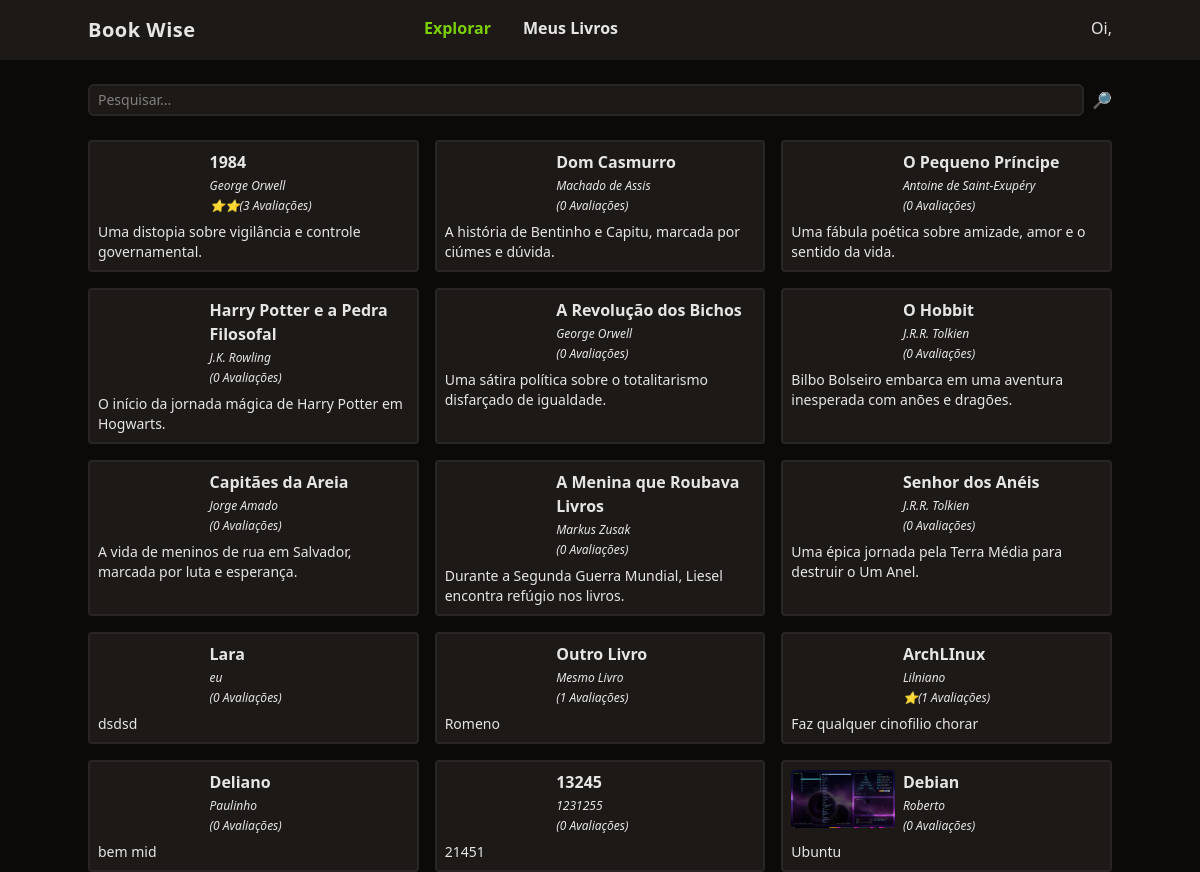
The page / (signed in) on the database its author committed.
### tables this page shows
CREATE TABLE livros (
  id integer primary key,
  titulo varchar(255),
  autor varchar(100),
  descricao text,
  ano_de_publicacao integer,
  usuario_id integer, imagem varchar(255),
  foreign key(usuario_id) references usuarios(id) on delete cascade
);

### functions.php (called while the page is built, shortened)
<?php
function view($view, $data = [])
{
    require "views/template/app.php";
}
function config($chave = null)
{
    $config =  require 'config.php';
    if (strlen($chave) > 0) {
        return $config[$chave];
    }
    return $config;
}

### controllers/index.controller.php (called while the page is built)
<?php
$livros = Livro::all( $_REQUEST['pesquisar'] ?? '');
view('index', compact('livros'));

### routes.php (called while the page is built, shortened)
<?php
$controller = str_replace('/', '', parse_url($_SERVER['REQUEST_URI'])['path']);
if (!$controller) $controller = 'index';
require "controllers/{$controller}.controller.php";

### index.php (called while the page is built, shortened)
<?php
require 'models/Livro.php';
require 'functions.php';
$config = require('config.php');
require 'Database.php';
require 'routes.php';

### config.php (called while the page is built)
<?php
return [
    'database' => [
        'driver' => 'sqlite',
        'database' => 'database.sqlite'
    ],
];

### Database.php (called while the page is built, shortened)
<?php
class Database
{
    private $db;
    public function __construct($config)
    {
        $user = $config['user'] ?? null;
        $password = $config['password'] ?? null;
        $this->db = new PDO($this->getDsn($config), $user, $password);
    }
    private function getDsn($config)
    {
        $driver = $config['driver'];
        unset($config['driver'], $config['user'], $config['password']);
        $dsn = $driver . ':' . http_build_query($config, '', ';');
        if ($driver === 'sqlite') {
            $dsn = $driver . ':' . $config['database'];
        }
        return $dsn;
    }
    public function query($query, $class = null, $params = [])
    {
        $prepare = $this->db->prepare($query);
        if ($class) {
            $prepare->setFetchMode(PDO::FETCH_CLASS, $class);
        }
        $prepare->execute($params);
        return $prepare;
    }
}

### models/Livro.php (called while the page is built, shortened)
<?php
class livro
{
    public function query($where, $params)
    {
	$database = new Database(config('database'));
	return $database->query(
        "select
            l.id,
            l.titulo,
            l.autor,
            l.descricao,
            l.ano_de_publicacao,
	    l.imagem,
            ifnull(round(sum(a.nota)/5.0),0) as nota_avaliacao,
            ifnull(count(a.id),0) as count_avaliacoes
        from
            livros l
            left join avaliacoes a on a.livro_id = l.id
        where $where
        group by
            l.id,
            l.titulo,
            l.autor,
            l.descricao,
            l.ano_de_publicacao,
	    l.imagem;
        ",
        self::class,
        $params);
    }
    public static function all($filtro)
    {
	return (new self)->query('titulo like :filtro',['filtro' => "%$filtro%"])->fetchAll();
    }
}

### views/partials/_livro.php (the view)
<div class=" p-2 rounded border-stone-800 border-2 bg-stone-900">
    <div class="flex gap-2">
    <div class="w-1/3">
     <img src="<?= $livro->imagem ?>" class="w-60 rounded"/>
     </div>
        <div class="flex flex-col gap-1">
            <a href="/livro?id=<?= $livro->id ?>" class="font-semibold hover:underline"><?= $livro->titulo ?></a>
            <div class="text-xs italic"><?= $livro->autor ?></div>
            <div class="text-xs italic"><?= str_repeat('⭐', $livro->nota_avaliacao) ?>(<?= $livro->count_avaliacoes ?> Avaliações)</div>
        </div>
    </div>
    <div class="text-sm mt-2">
        <?= $livro->descricao ?>
    </div>
</div>

### views/index.view.php
<form class="w-full flex space-x-2 mt-6">
    <input
        type="text"
        name="pesquisar"
        class="border-stone-800 border-2 rounded-md bg-stone-900 text-sm focus:outline-none px-2 py-1 w-full"
        placeholder="Pesquisar..."
    >
    <button type="submit">🔎</button>
</form>
<section class="grid gap-4 grid-cols-1 md:grid-cols-2 lg:grid-cols-3">
    <?php
        foreach($livros as $livro) {
            require 'partials/_livro.php';
        }
    ?>
</section>

### rows shown on the page
livros: titulo "1984", autor "George Orwell", nota_avaliacao "⭐⭐", count_avaliacoes "3", descricao "Uma distopia sobre vigilância e controle governamental."
livros: titulo "Dom Casmurro", autor "Machado de Assis", count_avaliacoes "0", descricao "A história de Bentinho e Capitu, marcada por ciúmes e dúvida."
livros: titulo "O Pequeno Príncipe", autor "Antoine de Saint-Exupéry", count_avaliacoes "0", descricao "Uma fábula poética sobre amizade, amor e o sentido da vida."
livros: titulo "Harry Potter e a Pedra Filosofal", autor "J.K. Rowling", count_avaliacoes "0", descricao "O início da jornada mágica de Harry Potter em Hogwarts."
livros: titulo "A Revolução dos Bichos", autor "George Orwell", count_avaliacoes "0", descricao "Uma sátira política sobre o totalitarismo disfarçado de igualdade."
livros: titulo "O Hobbit", autor "J.R.R. Tolkien", count_avaliacoes "0", descricao "Bilbo Bolseiro embarca em uma aventura inesperada com anões e dragões."
livros: titulo "Capitães da Areia", autor "Jorge Amado", count_avaliacoes "0", descricao "A vida de meninos de rua em Salvador, marcada por luta e esperança."
livros: titulo "A Menina que Roubava Livros", autor "Markus Zusak", count_avaliacoes "0", descricao "Durante a Segunda Guerra Mundial, Liesel encontra refúgio nos livros."
livros: titulo "Senhor dos Anéis", autor "J.R.R. Tolkien", count_avaliacoes "0", descricao "Uma épica jornada pela Terra Média para destruir o Um Anel."
livros: titulo "Lara", autor "eu", count_avaliacoes "0", descricao "dsdsd"
livros: titulo "Outro Livro", autor "Mesmo Livro", count_avaliacoes "1", descricao "Romeno"
livros: titulo "ArchLInux", autor "Lilniano", nota_avaliacao "⭐", count_avaliacoes "1", descricao "Faz qualquer cinofilio chorar"
livros: titulo "Deliano", autor "Paulinho", count_avaliacoes "0", descricao "bem mid"
livros: titulo "13245", autor "1231255", count_avaliacoes "0", descricao "21451"
livros: imagem (picture), titulo "Debian", autor "Roberto", count_avaliacoes "0", descricao "Ubuntu"
